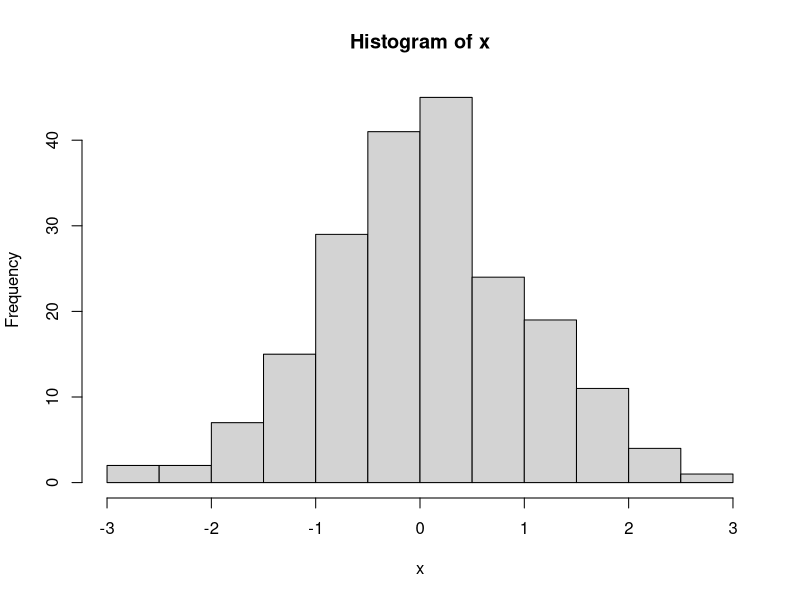

This figure's R source:
## ---- chunk 1
mtcars
## ---- chunk 2
# Los primeros pasos para el lenguaje de R
# Asignacion de valores:
x <- rnorm(200)
hist(x)
## ---- chunk 3
# Data types basicas
# Existing list (your code)
soy_un_number <- 10
soy_un_string <- "Soy un texto"
soy_un_vector <- seq(1, 100, by = 2)
soy_un_boolean <- TRUE
soy_un_date <- Sys.Date()
soy_otro_date <- as.Date(paste(2025, 10, 19, sep = "-"), format = "%Y-%m-%d")

lista_heterogeneo <- list(
  number = soy_un_number,
  string = soy_un_string,
  vector = soy_un_vector,
  boolean = soy_un_boolean,
  date = soy_un_date,
  another_date = soy_otro_date
)

# Append a new items
lista_heterogeneo <- c(lista_heterogeneo, list(new_item = "¡Hola!"))

# Iterate and print
for (name in names(lista_heterogeneo)) {
  cat("Nombre:", name, "\n")
  print(lista_heterogeneo[[name]])
  cat("\n----\n")
}
